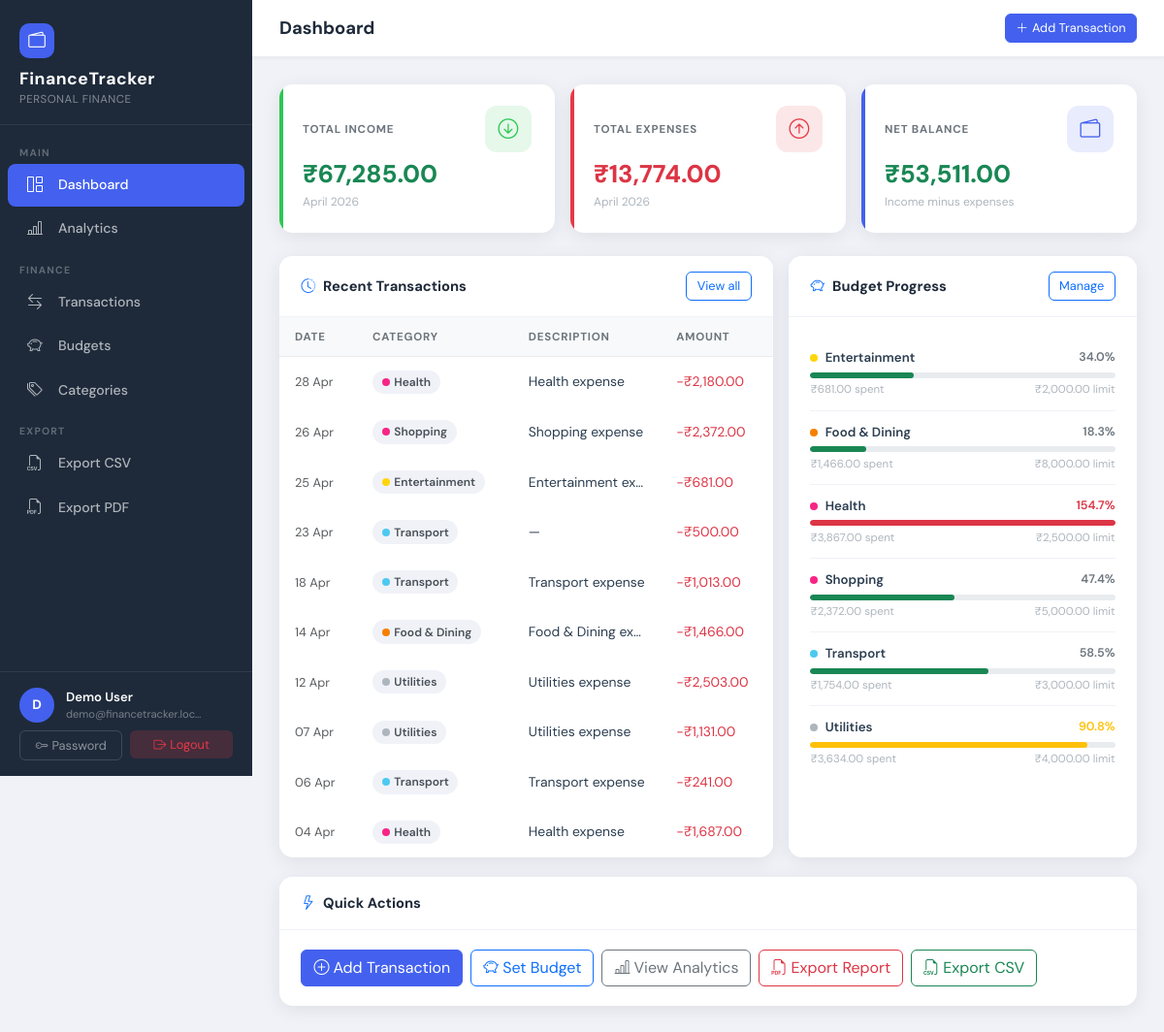
The page /dashboard/ (signed in) on the database its author committed.
### tracker/models.py (models this page shows, shortened)
class Transaction(models.Model):
    INCOME  = 'income'
    EXPENSE = 'expense'
    TRANSACTION_TYPES = [
        (INCOME,  'Income'),
        (EXPENSE, 'Expense'),
    ]
    user        = models.ForeignKey(
                      User,
                      on_delete=models.CASCADE,
                      related_name='transactions'
                  )
    category    = models.ForeignKey(
                      Category,
                      on_delete=models.SET_NULL,
                      null=True,
                      blank=True,
                      related_name='transactions'
                  )
    amount      = models.DecimalField(
                      max_digits=12,
                      decimal_places=2,
                      validators=[MinValueValidator(Decimal('0.01'))],
                      help_text="Must be greater than zero"
                  )
    type        = models.CharField(
                      max_length=10,
                      choices=TRANSACTION_TYPES,
                      db_index=True
                  )
    date        = models.DateField(default=datetime.date.today, db_index=True)
    description = models.CharField(max_length=255, blank=True, default='')
    created_at  = models.DateTimeField(auto_now_add=True)
    updated_at  = models.DateTimeField(auto_now=True)
    class Meta:
        ordering = ['-date', '-created_at']
        indexes  = [
            models.Index(fields=['user', 'type']),
            models.Index(fields=['user', 'date']),
            models.Index(fields=['user', 'category']),
        ]

class Category(models.Model):
    ICON_CHOICES = [
        ('bi-cart',           'Shopping Cart'),
        ('bi-house',          'House / Rent'),
        ('bi-car-front',      'Transport'),
        ('bi-heart-pulse',    'Health'),
        ('bi-mortarboard',    'Education'),
        ('bi-controller',     'Entertainment'),
        ('bi-lightning',      'Utilities'),
        ('bi-briefcase',      'Work / Salary'),
        ('bi-piggy-bank',     'Savings'),
        ('bi-gift',           'Gifts'),
        ('bi-airplane',       'Travel'),
        ('bi-three-dots',     'Other'),
    ]
    COLOR_CHOICES = [
        ('#4361ee', 'Blue'),
        ('#f72585', 'Pink'),
        ('#4cc9f0', 'Cyan'),
        ('#7209b7', 'Purple'),
        ('#f77f00', 'Orange'),
        ('#2dc653', 'Green'),
        ('#e63946', 'Red'),
        ('#adb5bd', 'Gray'),
        ('#ffd60a', 'Yellow'),
        ('#06d6a0', 'Teal'),
    ]
    user          = models.ForeignKey(
                        User,
                        on_delete=models.CASCADE,
                        null=True,
                        blank=True,
                        related_name='categories',
                        help_text="Null for predefined/global categories"
                    )
    name          = models.CharField(max_length=100)
    icon          = models.CharField(max_length=50, choices=ICON_CHOICES, default='bi-three-dots')
    color         = models.CharField(max_length=7,  choices=COLOR_CHOICES, default='#4361ee')
    is_predefined = models.BooleanField(
                        default=False,
                        help_text="Predefined categories are available to all users"
                    )
    created_at    = models.DateTimeField(auto_now_add=True)
    class Meta:
        verbose_name_plural = 'Categories'
        ordering = ['name']
        constraints = [
            models.UniqueConstraint(
                fields=['user', 'name'],
                name='unique_category_per_user',
                condition=models.Q(user__isnull=False),
            ),
        ]

class Budget(models.Model):
    user      = models.ForeignKey(
                    User,
                    on_delete=models.CASCADE,
                    related_name='budgets'
                )
    category  = models.ForeignKey(
                    Category,
                    on_delete=models.CASCADE,
                    related_name='budgets'
                )
    amount    = models.DecimalField(
                    max_digits=12,
                    decimal_places=2,
                    validators=[MinValueValidator(Decimal('0.01'))],
                    help_text="Monthly budget limit (must be > 0)"
                )
    month     = models.PositiveSmallIntegerField(
                    help_text="Month number 1–12"
                )
    year      = models.PositiveSmallIntegerField(
                    help_text="4-digit year, e.g. 2024"
                )
    warning_sent  = models.BooleanField(default=False)
    critical_sent = models.BooleanField(default=False)
    created_at = models.DateTimeField(auto_now_add=True)
    updated_at = models.DateTimeField(auto_now=True)
    class Meta:
        ordering = ['-year', '-month', 'category__name']
        constraints = [
            models.UniqueConstraint(
                fields=['user', 'category', 'month', 'year'],
                name='unique_budget_per_category_month_year'
            ),
        ]
    @property
    def spent(self):
        result = Transaction.objects.filter(
            user=self.user,
            category=self.category,
            type=Transaction.EXPENSE,
            date__month=self.month,
            date__year=self.year,
        ).aggregate(total=models.Sum('amount'))['total']
        return result or Decimal('0.00')
    @property
    def percentage_used(self):
        if self.amount <= 0:
            return 0
        return round(float(self.spent / self.amount * 100), 1)
    @property
    def alert_level(self):
        pct = self.percentage_used
        if pct >= 100:
            return 'critical'
        if pct >= 80:
            return 'warning'
        return 'ok'
    @property
    def progress_bar_class(self):
        mapping = {
            'critical': 'bg-danger',
            'warning':  'bg-warning',
            'ok':       'bg-success',
        }
        return mapping[self.alert_level]

### tracker/views/dashboard_views.py (the view)
# urls.py: path('dashboard/', DashboardView.as_view(), name='dashboard'),
class DashboardView(LoginRequiredMixin, TemplateView):
    template_name = 'tracker/dashboard.html'
    def get_context_data(self, **kwargs):
        ctx  = super().get_context_data(**kwargs)
        user = self.request.user
        ctx['summary']      = get_summary(user)
        ctx['budgets']      = get_budget_progress(user)
        ctx['transactions'] = get_recent_transactions(user, limit=10)
        ctx['page_title']   = 'Dashboard'
        return ctx

### tracker/templates/tracker/dashboard.html (shortened to what this page needs)
{% extends "base.html" %}
{% load static %}{% load humanize %}{% load finance_tags %}
{% block content %}
{% with s=summary %}
<div class="row g-3 mb-4">
  <div class="col-sm-6 col-xl-4">
    <div class="stat-card income">
      <div class="d-flex align-items-center justify-content-between mb-2">
        <span class="stat-label">Total Income</span>
        <div class="stat-icon"><i class="bi bi-arrow-down-circle"></i></div>
      </div>
      <div class="stat-value text-success">{{ s.total_income|currency }}</div>
      <div class="stat-sub">{{ s.month_name }} {{ s.year }}</div>
    </div>
  </div>
  <div class="col-sm-6 col-xl-4">
    <div class="stat-card expense">
      <div class="d-flex align-items-center justify-content-between mb-2">
        <span class="stat-label">Total Expenses</span>
        <div class="stat-icon"><i class="bi bi-arrow-up-circle"></i></div>
      </div>
      <div class="stat-value text-danger">{{ s.total_expense|currency }}</div>
      <div class="stat-sub">{{ s.month_name }} {{ s.year }}</div>
    </div>
  </div>
  <div class="col-sm-12 col-xl-4">
    <div class="stat-card balance">
      <div class="d-flex align-items-center justify-content-between mb-2">
        <span class="stat-label">Net Balance</span>
        <div class="stat-icon"><i class="bi bi-wallet2"></i></div>
      </div>
      <div class="stat-value {% if s.net_balance >= 0 %}text-success{% else %}text-danger{% endif %}">
        {{ s.net_balance|currency }}
      </div>
      <div class="stat-sub">Income minus expenses</div>
    </div>
  </div>
</div>
<div class="row g-3">
  <div class="col-lg-7">
    <div class="content-card h-100">
      <div class="card-header">
        <span><i class="bi bi-clock-history me-2 text-primary"></i>Recent Transactions</span>
        <a href="{% url 'tracker:transaction_list' %}" class="btn btn-sm btn-outline-primary">View all</a>
      </div>
      <div class="card-body p-0">
        {% if transactions %}
        <table class="txn-table">
          <thead>
            <tr>
              <th>Date</th>
              <th>Category</th>
              <th>Description</th>
              <th>Amount</th>
            </tr>
          </thead>
          <tbody>
            {% for txn in transactions %}
            <tr>
              <td><span class="text-muted" style="font-size:.8rem;">{{ txn.date|date:"d M" }}</span></td>
              <td>
                {% if txn.category %}
                <span class="cat-chip">
                  <span class="cat-dot" style="background:{{ txn.category.color }};"></span>
                  {{ txn.category.name }}
                </span>
                {% else %}
                <span class="text-muted" style="font-size:.8rem;">—</span>
                {% endif %}
              </td>
              <td class="text-truncate" style="max-width:140px;">{{ txn.description|default:"—" }}</td>
              <td class="{{ txn.type|income_color }} fw-700">
                {{ txn.type|sign_prefix }}{{ txn.amount|currency }}
              </td>
            </tr>
            {% endfor %}
          </tbody>
        </table>
        {% endif %}
      </div>
    </div>
  </div>
  <div class="col-lg-5">
    <div class="content-card h-100">
      <div class="card-header">
        <span><i class="bi bi-piggy-bank me-2 text-primary"></i>Budget Progress</span>
        <a href="{% url 'tracker:budget_list' %}" class="btn btn-sm btn-outline-primary">Manage</a>
      </div>
      <div class="card-body">
        {% if budgets %}
          {% for b in budgets %}
          <div class="budget-item">
            <div class="budget-label">
              <span>
                <span class="cat-dot d-inline-block me-1" style="background:{{ b.category.color }};width:8px;height:8px;border-radius:50%;"></span>
                {{ b.category.name }}
              </span>
              <span class="pct {% if b.alert_level == 'critical' %}text-danger fw-700{% elif b.alert_level == 'warning' %}text-warning fw-600{% endif %}">
                {{ b.percentage_used|percentage }}
              </span>
            </div>
            <div class="budget-bar-track">
              <div class="budget-bar-fill {{ b.progress_bar_class }}"
                   data-width="{{ b.percentage_used|progress_capped }}"
                   style="width:0;"></div>
            </div>
            <div class="budget-sub">
              <span>{{ b.spent|currency }} spent</span>
              <span>{{ b.amount|currency }} limit</span>
            </div>
          </div>
          {% endfor %}
        {% endif %}
      </div>
    </div>
  </div>
</div>
<div class="row g-3 mt-1">
  <div class="col-12">
    <div class="content-card">
      <div class="card-header"><span><i class="bi bi-lightning me-2 text-primary"></i>Quick Actions</span></div>
      <div class="card-body d-flex flex-wrap gap-2">
        <a href="{% url 'tracker:transaction_create' %}" class="btn btn-primary">
          <i class="bi bi-plus-circle me-1"></i>Add Transaction
        </a>
        <a href="{% url 'tracker:budget_create' %}" class="btn btn-outline-primary">
          <i class="bi bi-piggy-bank me-1"></i>Set Budget
        </a>
        <a href="{% url 'tracker:analytics' %}" class="btn btn-outline-secondary">
          <i class="bi bi-bar-chart-line me-1"></i>View Analytics
        </a>
        <a href="{% url 'tracker:export_pdf' %}" class="btn btn-outline-danger">
          <i class="bi bi-filetype-pdf me-1"></i>Export Report
        </a>
        <a href="{% url 'tracker:export_csv' %}" class="btn btn-outline-success">
          <i class="bi bi-filetype-csv me-1"></i>Export CSV
        </a>
      </div>
    </div>
  </div>
</div>
{% endwith %}
{% endblock %}

### templates/base.html (shortened to what this page needs)
{% load static %}{% load finance_tags %}<!DOCTYPE html>
<html lang="en">
<head>
  <link href="https://cdn.jsdelivr.net/npm/bootstrap@5.3.3/dist/css/bootstrap.min.css" rel="stylesheet">
  <link href="https://cdn.jsdelivr.net/npm/bootstrap-icons@1.11.3/font/bootstrap-icons.min.css" rel="stylesheet">
  <link href="{% static 'css/main.css' %}" rel="stylesheet">
</head>
<body>
<div class="app-wrapper">
  <nav class="sidebar" id="sidebar">
    <div class="brand">
      <div class="brand-icon"><i class="bi bi-wallet2"></i></div>
      <div class="brand-name">FinanceTracker</div>
      <div class="brand-sub">Personal Finance</div>
    </div>
    <ul class="sidebar-nav list-unstyled">
      <li class="nav-section">Main</li>
      <li class="nav-item">
        <a href="{% url 'tracker:dashboard' %}" class="nav-link">
          <i class="bi bi-grid-1x2"></i> Dashboard
        </a>
      </li>
      <li class="nav-item">
        <a href="{% url 'tracker:analytics' %}" class="nav-link">
          <i class="bi bi-bar-chart-line"></i> Analytics
        </a>
      </li>
      <li class="nav-section mt-2">Finance</li>
      <li class="nav-item">
        <a href="{% url 'tracker:transaction_list' %}" class="nav-link">
          <i class="bi bi-arrow-left-right"></i> Transactions
        </a>
      </li>
      <li class="nav-item">
        <a href="{% url 'tracker:budget_list' %}" class="nav-link">
          <i class="bi bi-piggy-bank"></i> Budgets
        </a>
      </li>
      <li class="nav-item">
        <a href="{% url 'tracker:category_list' %}" class="nav-link">
          <i class="bi bi-tags"></i> Categories
        </a>
      </li>
      <li class="nav-section mt-2">Export</li>
      <li class="nav-item">
        <a href="{% url 'tracker:export_csv' %}" class="nav-link">
          <i class="bi bi-filetype-csv"></i> Export CSV
        </a>
      </li>
      <li class="nav-item">
        <a href="{% url 'tracker:export_pdf' %}" class="nav-link">
          <i class="bi bi-filetype-pdf"></i> Export PDF
        </a>
      </li>
    </ul>
    <div class="sidebar-footer">
      <div class="user-info">
        <div class="avatar">{{ request.user.username|first|upper }}</div>
        <div>
          <div class="user-name">{{ request.user.get_full_name|default:request.user.username }}</div>
          <div class="user-email">{{ request.user.email }}</div>
        </div>
      </div>
      <div class="mt-2 d-flex gap-2">
        <a href="{% url 'auth:password_change' %}" class="btn btn-sm btn-outline-secondary w-50" style="color:rgba(255,255,255,.5);border-color:rgba(255,255,255,.15);">
          <i class="bi bi-key me-1"></i>Password
        </a>
        <form method="post" action="{% url 'auth:logout' %}" class="w-50">
          <button type="submit" class="btn btn-sm w-100" style="background:rgba(230,57,70,.2);color:#e63946;border:none;">
            <i class="bi bi-box-arrow-right me-1"></i>Logout
          </button>
        </form>
      </div>
    </div>
  </nav>
  <div class="main-content">
    <div class="topbar">
      <div class="d-flex align-items-center gap-3">
        <h1 class="page-heading">{% block page_heading %}{{ page_title|default:"Dashboard" }}{% endblock %}</h1>
      </div>
      <div class="topbar-actions">
        <a href="{% url 'tracker:transaction_create' %}" class="btn btn-primary btn-sm">
          <i class="bi bi-plus-lg me-1"></i>Add Transaction
        </a>
      </div>
    </div>
    <div class="page-body">
      {% block content %}{% endblock %}
    </div>
  </div>
</div>
</body>
</html>

### rows shown on the page
Transaction: date "28 Apr", category.name "Health", description "Health expense", type|sign_prefix "-", amount "₹2,180.00"
Transaction: date "26 Apr", category.name "Shopping", description "Shopping expense", type|sign_prefix "-", amount "₹2,372.00"
Transaction: date "25 Apr", category.name "Entertainment", description "Entertainment ex…", type|sign_prefix "-", amount "₹681.00"
Transaction: date "23 Apr", category.name "Transport", description "—", type|sign_prefix "-", amount "₹500.00"
Transaction: date "18 Apr", category.name "Transport", description "Transport expense", type|sign_prefix "-", amount "₹1,013.00"
Transaction: date "14 Apr", category.name "Food & Dining", description "Food & Dining ex…", type|sign_prefix "-", amount "₹1,466.00"
Transaction: date "12 Apr", category.name "Utilities", description "Utilities expense", type|sign_prefix "-", amount "₹2,503.00"
Transaction: date "07 Apr", category.name "Utilities", description "Utilities expense", type|sign_prefix "-", amount "₹1,131.00"
Transaction: date "06 Apr", category.name "Transport", description "Transport expense", type|sign_prefix "-", amount "₹241.00"
Transaction: date "04 Apr", category.name "Health", description "Health expense", type|sign_prefix "-", amount "₹1,687.00"
Budget: category.name "Entertainment", percentage_used|percentage "34.0%", spent "₹681.00", amount "₹2,000.00"
Budget: category.name "Food & Dining", percentage_used|percentage "18.3%", spent "₹1,466.00", amount "₹8,000.00"
Budget: category.name "Health", percentage_used|percentage "154.7%", spent "₹3,867.00", amount "₹2,500.00"
Budget: category.name "Shopping", percentage_used|percentage "47.4%", spent "₹2,372.00", amount "₹5,000.00"
Budget: category.name "Transport", percentage_used|percentage "58.5%", spent "₹1,754.00", amount "₹3,000.00"
Budget: category.name "Utilities", percentage_used|percentage "90.8%", spent "₹3,634.00", amount "₹4,000.00"

### other values the page prints
{{ request.user.username|first|upper }} "D"
{{ request.user.get_full_name|default:request.user.username }} "Demo User"
{{ request.user.email }} "demo@financetracker.loc…"
{{ page_title|default:"Dashboard" }} "Dashboard"
{{ s.total_income|currency }} "₹67,285.00"
{{ s.month_name }} "April"
{{ s.year }} "2026"
{{ s.total_expense|currency }} "₹13,774.00"
{{ s.net_balance|currency }} "₹53,511.00"
